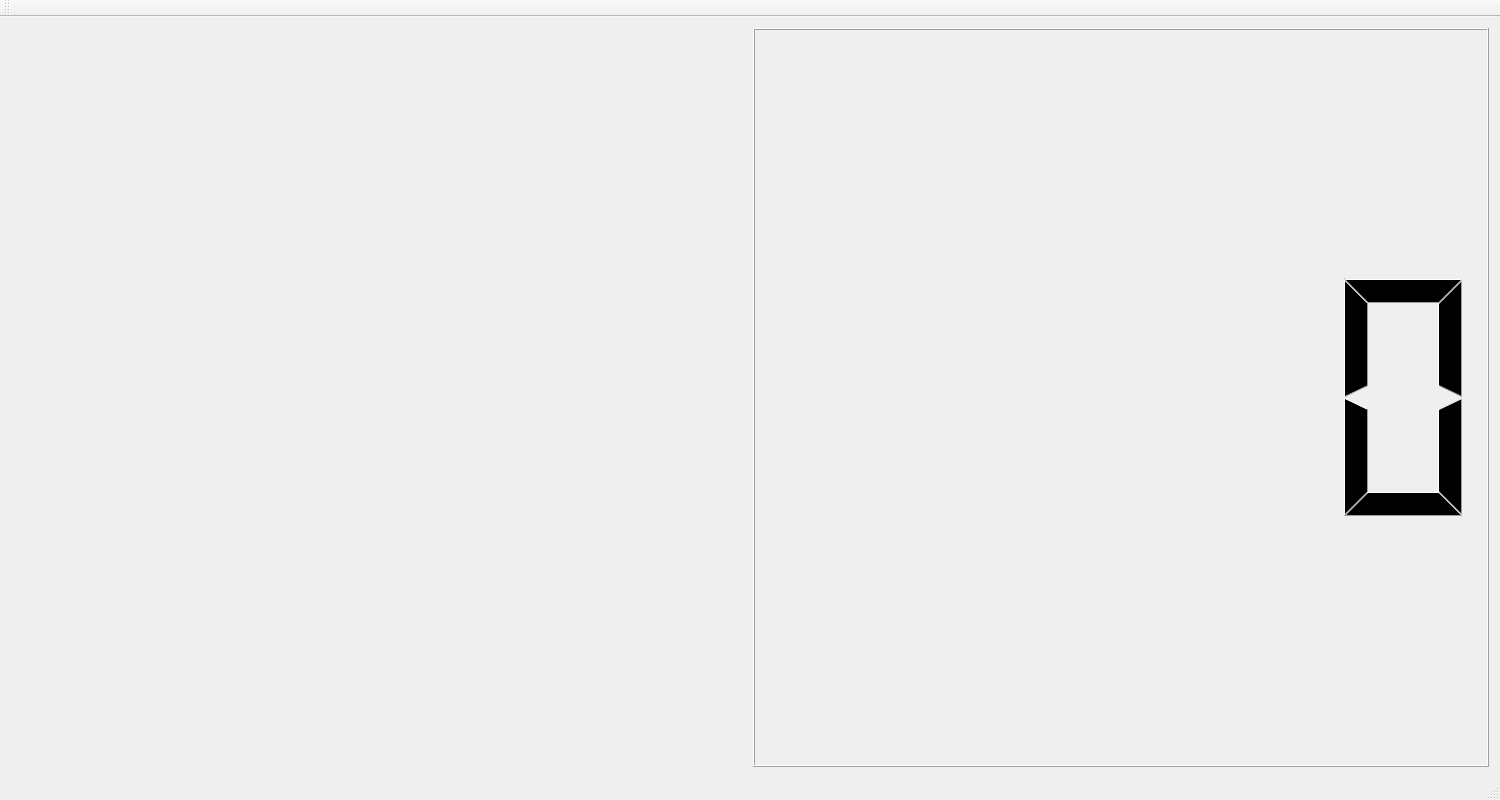
<?xml version="1.0" encoding="UTF-8"?>
<ui version="4.0">
 <class>MainWindow</class>
 <widget class="QMainWindow" name="MainWindow">
  <property name="geometry">
   <rect>
    <x>0</x>
    <y>0</y>
    <width>1500</width>
    <height>800</height>
   </rect>
  </property>
  <property name="windowTitle">
   <string>MainWindow</string>
  </property>
  <widget class="QWidget" name="centralWidget">
   <layout class="QGridLayout" name="gridLayout">
    <item row="0" column="0">
     <widget class="QLabel" name="label">
      <property name="autoFillBackground">
       <bool>true</bool>
      </property>
      <property name="text">
       <string/>
      </property>
     </widget>
    </item>
    <item row="0" column="1">
     <widget class="QLCDNumber" name="lcdNumber"/>
    </item>
   </layout>
  </widget>
  <widget class="QMenuBar" name="menuBar">
   <property name="geometry">
    <rect>
     <x>0</x>
     <y>0</y>
     <width>1500</width>
     <height>21</height>
    </rect>
   </property>
  </widget>
  <widget class="QToolBar" name="mainToolBar">
   <attribute name="toolBarArea">
    <enum>TopToolBarArea</enum>
   </attribute>
   <attribute name="toolBarBreak">
    <bool>false</bool>
   </attribute>
  </widget>
  <widget class="QStatusBar" name="statusBar"/>
 </widget>
 <layoutdefault spacing="6" margin="11"/>
 <resources/>
 <connections/>
</ui>
